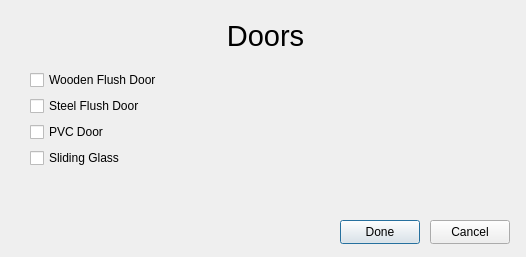
<?xml version="1.0" encoding="UTF-8"?>
<ui version="4.0">
 <class>Dialog</class>
 <widget class="QDialog" name="Dialog">
  <property name="geometry">
   <rect>
    <x>0</x>
    <y>0</y>
    <width>526</width>
    <height>257</height>
   </rect>
  </property>
  <property name="windowTitle">
   <string>Dialog</string>
  </property>
  <widget class="QPushButton" name="done_button">
   <property name="geometry">
    <rect>
     <x>340</x>
     <y>220</y>
     <width>80</width>
     <height>24</height>
    </rect>
   </property>
   <property name="text">
    <string>Done</string>
   </property>
  </widget>
  <widget class="QPushButton" name="cancel_button">
   <property name="geometry">
    <rect>
     <x>430</x>
     <y>220</y>
     <width>80</width>
     <height>24</height>
    </rect>
   </property>
   <property name="text">
    <string>Cancel</string>
   </property>
  </widget>
  <widget class="QLabel" name="material_label">
   <property name="geometry">
    <rect>
     <x>130</x>
     <y>20</y>
     <width>271</width>
     <height>31</height>
    </rect>
   </property>
   <property name="font">
    <font>
     <pointsize>22</pointsize>
    </font>
   </property>
   <property name="text">
    <string>Doors</string>
   </property>
   <property name="alignment">
    <set>Qt::AlignCenter</set>
   </property>
  </widget>
  <widget class="QWidget" name="formLayoutWidget">
   <property name="geometry">
    <rect>
     <x>30</x>
     <y>70</y>
     <width>471</width>
     <height>131</height>
    </rect>
   </property>
   <layout class="QFormLayout" name="formLayout">
    <item row="0" column="0">
     <widget class="QCheckBox" name="wooden_flush_door">
      <property name="text">
       <string>Wooden Flush Door</string>
      </property>
     </widget>
    </item>
    <item row="3" column="0">
     <widget class="QCheckBox" name="sliding_glass">
      <property name="text">
       <string>Sliding Glass</string>
      </property>
     </widget>
    </item>
    <item row="1" column="0">
     <widget class="QCheckBox" name="steel_flush_door">
      <property name="text">
       <string>Steel Flush Door</string>
      </property>
     </widget>
    </item>
    <item row="2" column="0">
     <widget class="QCheckBox" name="pvc_door">
      <property name="text">
       <string>PVC Door</string>
      </property>
     </widget>
    </item>
   </layout>
  </widget>
 </widget>
 <resources/>
 <connections>
  <connection>
   <sender>cancel_button</sender>
   <signal>clicked()</signal>
   <receiver>Dialog</receiver>
   <slot>reject()</slot>
   <hints>
    <hint type="sourcelabel">
     <x>474</x>
     <y>228</y>
    </hint>
    <hint type="destinationlabel">
     <x>487</x>
     <y>172</y>
    </hint>
   </hints>
  </connection>
  <connection>
   <sender>done_button</sender>
   <signal>clicked()</signal>
   <receiver>Dialog</receiver>
   <slot>accept()</slot>
   <hints>
    <hint type="sourcelabel">
     <x>382</x>
     <y>228</y>
    </hint>
    <hint type="destinationlabel">
     <x>401</x>
     <y>179</y>
    </hint>
   </hints>
  </connection>
 </connections>
</ui>
